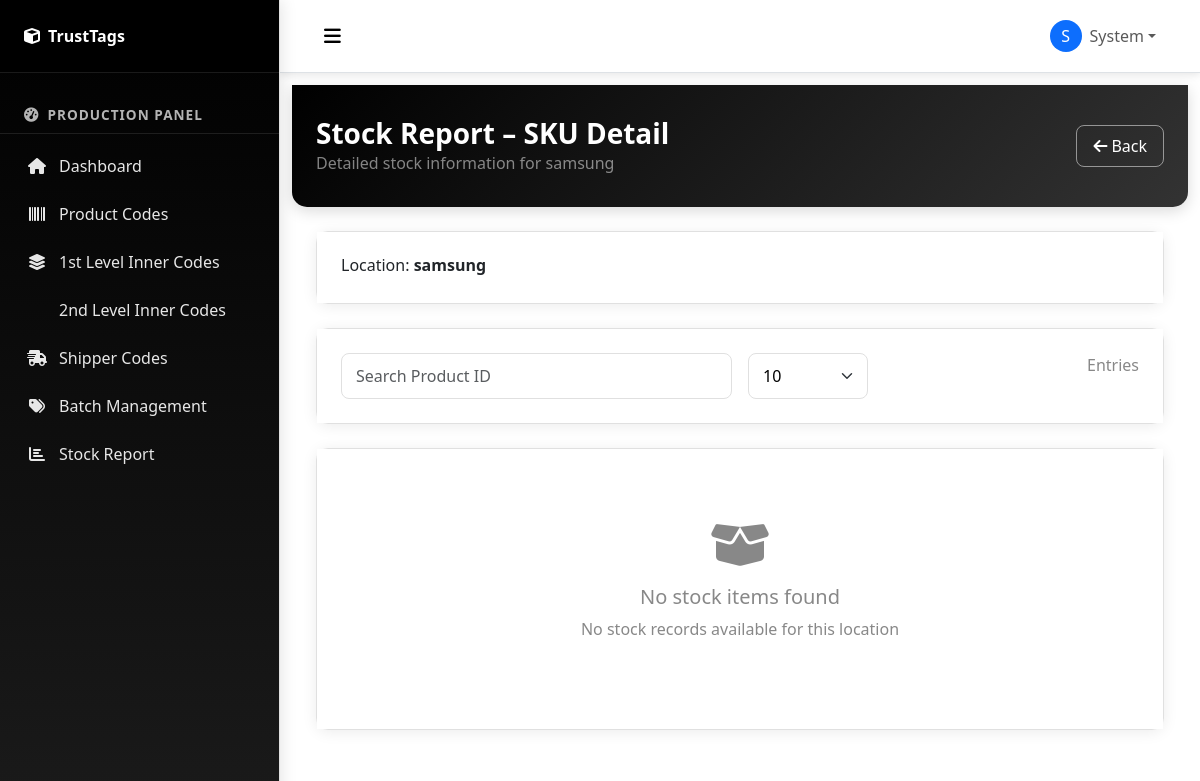
Screenshot of /stock-detail/FAC20250820106196 (signed in) with the database file from the repository.
### models.py (models this page shows, shortened)
class User(UserMixin, db.Model):
    __tablename__ = 'users'
    id = db.Column(db.Integer, primary_key=True)
    email = db.Column(db.String(120), unique=True, nullable=False)
    password_hash = db.Column(db.String(256), nullable=False)
    first_name = db.Column(db.String(100), nullable=True)
    last_name = db.Column(db.String(100), nullable=True)
    profile_image_url = db.Column(db.String, nullable=True)
    role = db.Column(db.String(20), default='user')  # user, admin
    factory_id = db.Column(db.String, nullable=True)
    is_active = db.Column(db.Boolean, default=True)
    created_at = db.Column(db.DateTime, default=datetime.now)
    updated_at = db.Column(db.DateTime, default=datetime.now, onupdate=datetime.now)

class Factory(db.Model):
    __tablename__ = 'factories'
    id = db.Column(db.String, primary_key=True)
    name = db.Column(db.String(200), nullable=False)
    mobile_no = db.Column(db.String(20), nullable=True)
    city = db.Column(db.String(100), nullable=True)
    state = db.Column(db.String(100), nullable=True)
    created_at = db.Column(db.DateTime, default=datetime.now)

### routes.py (the view)
@app.route('/stock-detail/<factory_id>')
@require_login
def stock_detail(factory_id):
    page = request.args.get('page', 1, type=int)
    factory = Factory.query.get_or_404(factory_id)
    stock_items = Stock.query.filter_by(factory_id=factory_id).paginate(
        page=page, per_page=10, error_out=False)
    return render_template('stock_detail.html', factory=factory, stock_items=stock_items)

### replit_auth.py (called while the page is built)
@login_manager.user_loader
def load_user(user_id):
    try:
        if user_id and user_id.isdigit():
            return User.query.get(int(user_id))
        else:
            return None
    except (ValueError, TypeError):
        return None

def require_login(f):
    @wraps(f)
    def decorated_function(*args, **kwargs):
        if not current_user.is_authenticated:
            return redirect(url_for('auth.login', next=request.url))
        return f(*args, **kwargs)
    return decorated_function

### routes.py (called while the page is built)
@app.before_request
def make_session_permanent():
    session.permanent = True

### templates/stock_detail.html (shortened to what this page needs)
{% extends "base.html" %}
{% block content %}
<div class="container-fluid">
    <div class="page-header mb-4">
        <div class="row align-items-center">
            <div class="col">
                <h1 class="h3 text-white mb-0">Stock Report – SKU Detail</h1>
                <p class="text-white-50 mb-0">Detailed stock information for {{ factory.name }}</p>
            </div>
            <div class="col-auto">
                <a href="{{ url_for('stock_report') }}" class="btn btn-outline-light">
                    <i class="fas fa-arrow-left me-1"></i>Back
                </a>
            </div>
        </div>
    </div>
    <div class="card mb-4">
        <div class="card-body">
            <div class="row">
                <div class="col">
                    <h6 class="mb-1">Location: <strong>{{ factory.name }}</strong></h6>
                </div>
            </div>
        </div>
    </div>
    <div class="card mb-4">
        <div class="card-body">
            <div class="row g-3">
                <div class="col-md-6">
                    <input type="text" class="form-control" placeholder="Search Product ID" id="searchInput">
                </div>
                <div class="col-md-2">
                    <select class="form-select">
                        <option>10</option>
                    </select>
                </div>
                <div class="col-md-4 text-end">
                    <span class="text-muted">Entries</span>
                </div>
            </div>
        </div>
    </div>
    <div class="card">
        <div class="card-body">
            {% if stock_items.items %}
            <div class="table-responsive">
                <table class="table table-hover" id="stockDetailTable">
                    <thead class="table-purple">
                        <tr>
                            <th>Sr No</th>
                            <th>SKU ID</th>
                            <th>Units</th>
                            <th>Bin</th>
                            <th>Action</th>
                        </tr>
                    </thead>
                    <tbody>
                        {% for stock in stock_items.items %}
                        <tr>
                            <td>{{ loop.index + (stock_items.page - 1) * stock_items.per_page }}</td>
                            <td><strong>{{ stock.product.sku_id if stock.product else 'N/A' }}</strong></td>
                            <td><span class="badge bg-primary">{{ stock.units }}</span></td>
                            <td>
                                <span class="badge bg-{{ 'success' if stock.bin_status == 'OK' else 'warning' }}">
                                    {{ stock.bin_status }}
                                </span>
                            </td>
                            <td>
                                <a href="{{ url_for('batch_detail', product_id=stock.product_id) }}"
                                   class="btn btn-outline-primary btn-sm"
                                   title="View batch details">
                                    <i class="fas fa-eye"></i>
                                </a>
                            </td>
                        </tr>
                        {% endfor %}
                    </tbody>
                </table>
            </div>
            {% if stock_items.pages > 1 %}
            <nav aria-label="Page navigation">
                <ul class="pagination justify-content-center">
                    {% if stock_items.has_prev %}
                    <li class="page-item">
                        <a class="page-link" href="{{ url_for('stock_detail', factory_id=factory.id, page=stock_items.prev_num) }}">Previous</a>
                    </li>
                    {% endif %}
                    {% for page_num in stock_items.iter_pages() %}
                        {% if page_num %}
                            {% if page_num != stock_items.page %}
                            <li class="page-item">
                                <a class="page-link" href="{{ url_for('stock_detail', factory_id=factory.id, page=page_num) }}">{{ page_num }}</a>
                            </li>
                            {% else %}
                            <li class="page-item active">
                                <span class="page-link">{{ page_num }}</span>
                            </li>
                            {% endif %}
                        {% else %}
                        <li class="page-item disabled">
                            <span class="page-link">...</span>
                        </li>
                        {% endif %}
                    {% endfor %}
                    {% if stock_items.has_next %}
                    <li class="page-item">
                        <a class="page-link" href="{{ url_for('stock_detail', factory_id=factory.id, page=stock_items.next_num) }}">Next</a>
                    </li>
                    {% endif %}
                </ul>
            </nav>
            {% endif %}
            {% else %}
            <div class="text-center py-5">
                <i class="fas fa-box-open fa-3x text-muted mb-3"></i>
                <h5 class="text-muted">No stock items found</h5>
                <p class="text-muted">No stock records available for this location</p>
            </div>
            {% endif %}
        </div>
    </div>
</div>
{% endblock %}

### templates/base.html (shortened to what this page needs)
<!DOCTYPE html>
<html lang="en">
<head>
    <link href="https://cdn.jsdelivr.net/npm/bootstrap@5.3.0/dist/css/bootstrap.min.css" rel="stylesheet">
    <link rel="stylesheet" href="https://cdnjs.cloudflare.com/ajax/libs/font-awesome/6.0.0/css/all.min.css">
    <link rel="stylesheet" href="https://cdn.datatables.net/1.13.4/css/dataTables.bootstrap5.min.css">
    <link rel="stylesheet" href="{{ url_for('static', filename='css/style.css') }}">
</head>
<body>
    <div class="wrapper">
        {% if current_user.is_authenticated %}
        <nav class="sidebar" id="sidebar">
            <div class="sidebar-header">
                <div class="d-flex align-items-center">
                    <i class="fas fa-cube text-white me-2"></i>
                    <span class="text-white fw-bold">TrustTags</span>
                </div>
            </div>
            <ul class="sidebar-menu">
                <li class="sidebar-section">
                    <i class="fas fa-tachometer-alt"></i>
                    <span>Production Panel</span>
                </li>
                <li class="menu-item">
                    <a href="{{ url_for('dashboard') }}">
                        <i class="fas fa-home"></i>
                        <span>Dashboard</span>
                    </a>
                </li>
                <li class="menu-item">
                    <a href="{{ url_for('product_codes') }}">
                        <i class="fas fa-barcode"></i>
                        <span>Product Codes</span>
                    </a>
                </li>
                <li class="menu-item">
                    <a href="{{ url_for('first_level_codes') }}">
                        <i class="fas fa-layer-group"></i>
                        <span>1st Level Inner Codes</span>
                    </a>
                </li>
                <li class="menu-item">
                    <a href="{{ url_for('second_level_codes') }}">
                        <span>2nd Level Inner Codes</span>
                    </a>
                </li>
                <li class="menu-item">
                    <a href="{{ url_for('shipper_codes') }}">
                        <i class="fas fa-shipping-fast"></i>
                        <span>Shipper Codes</span>
                    </a>
                </li>
                <li class="menu-item">
                    <a href="{{ url_for('batch_management') }}">
                        <i class="fas fa-tags"></i>
                        <span>Batch Management</span>
                    </a>
                </li>
                <li class="menu-item">
                    <a href="{{ url_for('stock_report') }}">
                        <i class="fas fa-chart-bar"></i>
                        <span>Stock Report</span>
                    </a>
                </li>
            </ul>
        </nav>
        {% endif %}
        <div class="main-content" id="main-content">
            {% if current_user.is_authenticated %}
            <nav class="navbar navbar-expand-lg navbar-light bg-white border-bottom">
                <div class="container-fluid">
                    <button class="btn btn-link" id="sidebarToggle">
                        <i class="fas fa-bars"></i>
                    </button>
                    <div class="navbar-nav ms-auto">
                        <div class="nav-item dropdown">
                            <a class="nav-link dropdown-toggle d-flex align-items-center" href="#" role="button" data-bs-toggle="dropdown">
                                {% if current_user.profile_image_url %}
                                <img src="{{ current_user.profile_image_url }}" alt="Profile" class="rounded-circle me-2" width="32" height="32" style="object-fit: cover;">
                                {% else %}
                                <div class="rounded-circle bg-primary text-white d-flex align-items-center justify-content-center me-2" style="width: 32px; height: 32px;">
                                    {{ (current_user.first_name or current_user.email)[0].upper() }}
                                </div>
                                {% endif %}
                                <span>{{ current_user.first_name or current_user.email }}</span>
                            </a>
                        </div>
                    </div>
                </div>
            </nav>
            {% endif %}
            <div class="content-wrapper">
                {% block content %}{% endblock %}
            </div>
        </div>
    </div>
</body>
</html>

### static/css/style.css (style rules this page uses)
:root { --primary-color: #000000; --primary-dark: #1a1a1a; --primary-light: #333333; --secondary-color: #666666; --light-gray: #f8f9fa; --dark-bg: #000000; --sidebar-width: 280px; --accent-color: #ffffff; --border-color: #e0e0e0; --text-muted: #888888; }
body { font-family: 'Segoe UI', Tahoma, Geneva, Verdana, sans-serif; background-color: #ffffff; margin: 0; padding: 0; color: #000000; }
.wrapper { display: flex; min-height: 100vh; }
.sidebar { width: var(--sidebar-width); background: linear-gradient(180deg, #000000 0%, #1a1a1a 100%); position: fixed; top: 0; left: 0; height: 100vh; overflow-y: auto; transition: all 0.3s ease; z-index: 1000; box-shadow: 2px 0 15px rgba(0, 0, 0, 0.1); border-right: 1px solid var(--border-color); }
.sidebar-header { padding: 1.5rem; border-bottom: 1px solid rgba(255, 255, 255, 0.1); background: #000000; }
.sidebar-menu { list-style: none; padding: 0; margin: 1rem 0; }
.sidebar-section { padding: 1rem 1.5rem 0.5rem; color: rgba(255, 255, 255, 0.7); font-size: 0.85rem; font-weight: 600; text-transform: uppercase; letter-spacing: 1px; display: flex; align-items: center; border-bottom: 1px solid rgba(255, 255, 255, 0.1); margin-bottom: 0.5rem; }
.sidebar-section i { margin-right: 0.5rem; font-size: 0.9rem; }
.menu-item { margin: 0; }
.menu-item a { display: flex; align-items: center; padding: 0.75rem 1.5rem; color: rgba(255, 255, 255, 0.9); text-decoration: none; transition: all 0.3s ease; border-left: 3px solid transparent; }
.menu-item a i { margin-right: 0.75rem; width: 20px; text-align: center; font-size: 1rem; }
.main-content { flex: 1; margin-left: var(--sidebar-width); transition: all 0.3s ease; min-height: 100vh; background-color: #ffffff; }
.navbar { box-shadow: 0 2px 8px rgba(0, 0, 0, 0.1); padding: 0.75rem 1.5rem; background-color: #ffffff !important; border-bottom: 1px solid var(--border-color); }
.navbar .btn-link { color: var(--primary-color); border: none; padding: 0.5rem; font-size: 1.2rem; }
.page-header { background: linear-gradient(135deg, #000000 0%, #333333 100%); padding: 2rem 1.5rem; margin: -0.75rem -1.5rem 0; border-radius: 0 0 15px 15px; box-shadow: 0 4px 15px rgba(0, 0, 0, 0.15); }
.page-header h1 { font-size: 1.75rem; font-weight: 600; margin-bottom: 0.25rem; color: #ffffff; }
.page-header p { color: rgba(255, 255, 255, 0.8); }
.content-wrapper { padding: 1.5rem; background-color: #ffffff; }
.card { border: 1px solid var(--border-color); border-radius: 12px; box-shadow: 0 2px 15px rgba(0, 0, 0, 0.08); transition: all 0.3s ease; background-color: #ffffff; }
.card-body { padding: 1.5rem; background-color: #ffffff; }
.btn { border-radius: 8px; font-weight: 500; transition: all 0.3s ease; padding: 0.5rem 1rem; }
.btn-outline-light { color: white; border-color: rgba(255, 255, 255, 0.5); }
.form-control, .form-select { border: 1px solid var(--border-color); border-radius: 8px; padding: 0.625rem 0.875rem; transition: all 0.3s ease; background-color: #ffffff; color: #000000; }
.fade-in-up { animation: fadeInUp 0.6s ease-out; }
.text-muted { color: var(--text-muted) !important; }
.text-white { color: #ffffff !important; }
.text-white-50 { color: rgba(255, 255, 255, 0.5) !important; }

### rows the page displays
User: first_name "S", first_name "System"
Factory: name "samsung"
